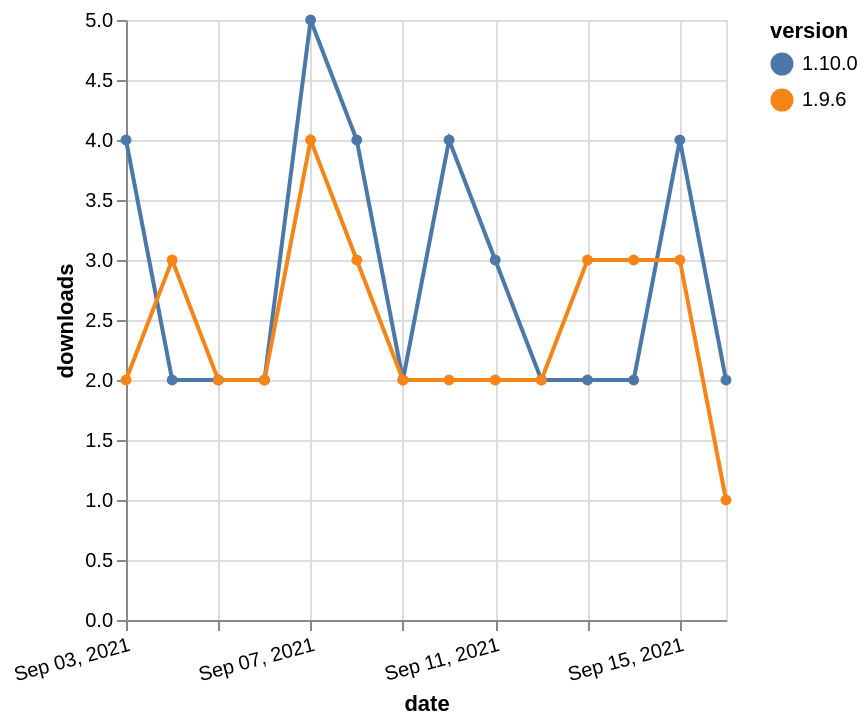

Source (Vega-Lite JSON):
### Vega-Lite specification from a JSON file in a GitHub repository (floating-point values rounded to 4 significant figures)
{"$schema": "https://vega.github.io/schema/vega-lite/v5.json", "description": "A simple bar chart with embedded data.", "data": {"values": [{"date": "2021-09-03", "total": 4101, "delta": 4, "version": "1.10.0"}, {"date": "2021-09-04", "total": 4103, "delta": 2, "version": "1.10.0"}, {"date": "2021-09-05", "total": 4105, "delta": 2, "version": "1.10.0"}, {"date": "2021-09-06", "total": 4107, "delta": 2, "version": "1.10.0"}, {"date": "2021-09-07", "total": 4112, "delta": 5, "version": "1.10.0"}, {"date": "2021-09-08", "total": 4116, "delta": 4, "version": "1.10.0"}, {"date": "2021-09-09", "total": 4118, "delta": 2, "version": "1.10.0"}, {"date": "2021-09-10", "total": 4122, "delta": 4, "version": "1.10.0"}, {"date": "2021-09-11", "total": 4125, "delta": 3, "version": "1.10.0"}, {"date": "2021-09-12", "total": 4127, "delta": 2, "version": "1.10.0"}, {"date": "2021-09-13", "total": 4129, "delta": 2, "version": "1.10.0"}, {"date": "2021-09-14", "total": 4131, "delta": 2, "version": "1.10.0"}, {"date": "2021-09-15", "total": 4135, "delta": 4, "version": "1.10.0"}, {"date": "2021-09-16", "total": 4137, "delta": 2, "version": "1.10.0"}, {"date": "2021-09-03", "total": 4076, "delta": 2, "version": "1.9.6"}, {"date": "2021-09-04", "total": 4079, "delta": 3, "version": "1.9.6"}, {"date": "2021-09-05", "total": 4081, "delta": 2, "version": "1.9.6"}, {"date": "2021-09-06", "total": 4083, "delta": 2, "version": "1.9.6"}, {"date": "2021-09-07", "total": 4087, "delta": 4, "version": "1.9.6"}, {"date": "2021-09-08", "total": 4090, "delta": 3, "version": "1.9.6"}, {"date": "2021-09-09", "total": 4092, "delta": 2, "version": "1.9.6"}, {"date": "2021-09-10", "total": 4094, "delta": 2, "version": "1.9.6"}, {"date": "2021-09-11", "total": 4096, "delta": 2, "version": "1.9.6"}, {"date": "2021-09-12", "total": 4098, "delta": 2, "version": "1.9.6"}, {"date": "2021-09-13", "total": 4101, "delta": 3, "version": "1.9.6"}, {"date": "2021-09-14", "total": 4104, "delta": 3, "version": "1.9.6"}, {"date": "2021-09-15", "total": 4107, "delta": 3, "version": "1.9.6"}, {"date": "2021-09-16", "total": 4108, "delta": 1, "version": "1.9.6"}]}, "width": "container", "mark": {"type": "line", "point": {"filled": true}}, "encoding": {"x": {"field": "date", "type": "temporal", "timeUnit": "yearmonthdate", "title": "date", "axis": {"labelAngle": -15}}, "y": {"field": "delta", "type": "quantitative", "title": "downloads"}, "color": {"field": "version", "type": "nominal"}, "tooltip": {"field": "delta"}}}
